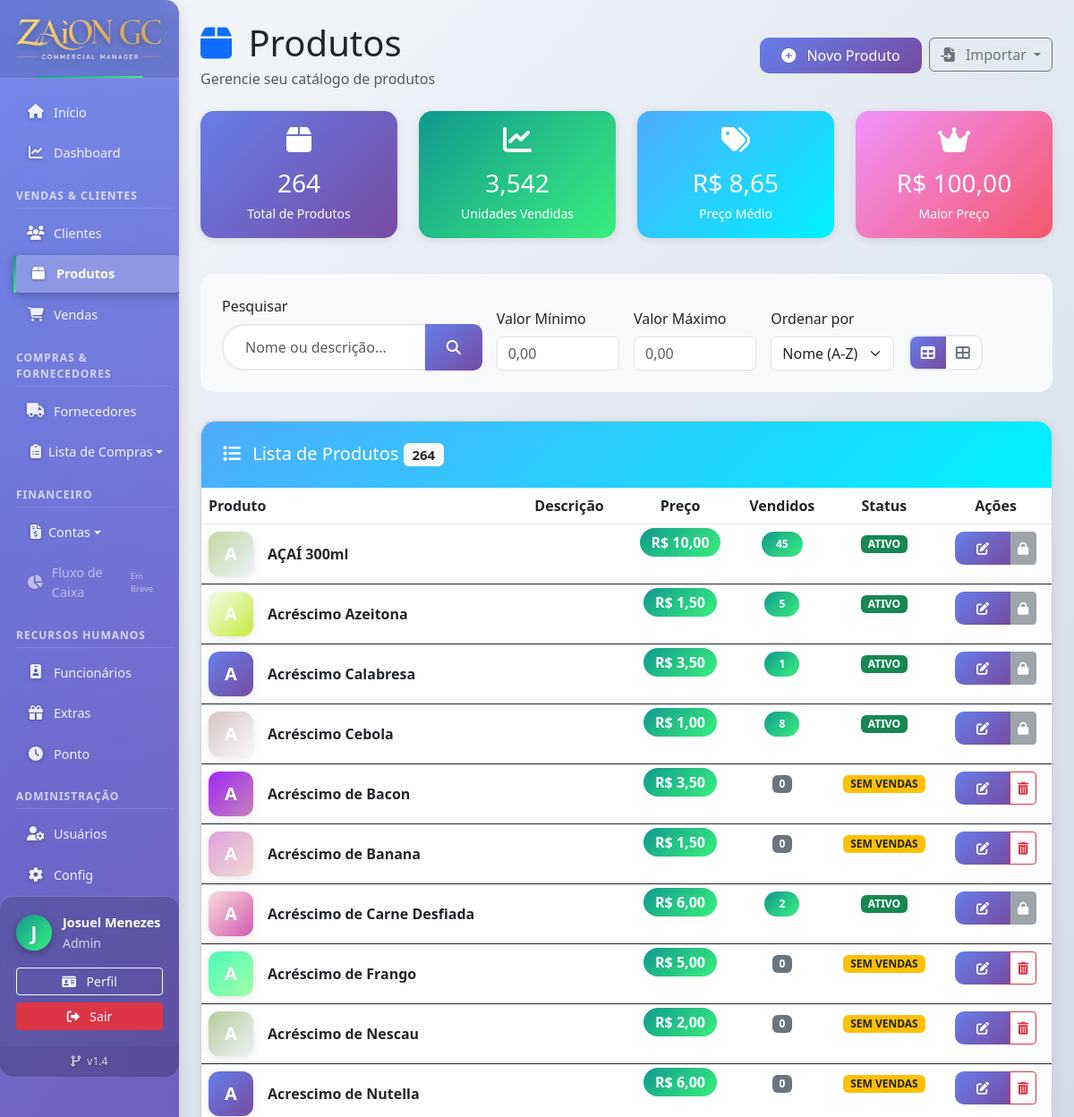
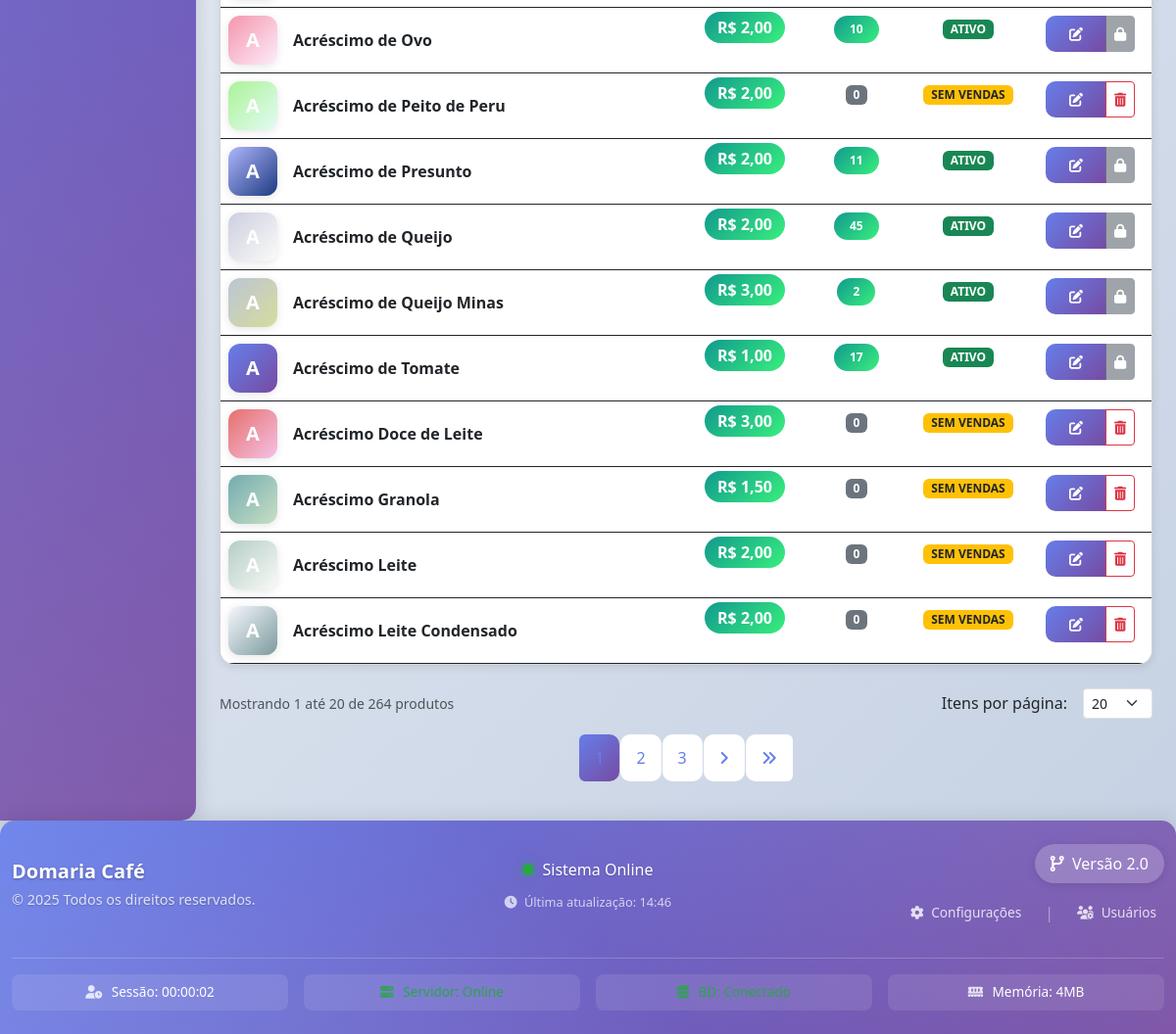
Page /produtos/listar.php (signed in) on the committed database (2 pictures, top to bottom).
### tables this page shows
CREATE TABLE `produtos` (
  `id` int NOT NULL,
  `nome` varchar(100) NOT NULL,
  `descricao` text,
  `valor_venda` decimal(10,2) NOT NULL,
  `data_cadastro` timestamp NOT NULL DEFAULT CURRENT_TIMESTAMP
);

### produtos/listar.php (the view, shortened to what the rows shown need)
<?php
require_once '../config/database.php';
$pagina = isset($_GET['pagina']) ? intval($_GET['pagina']) : 1;
$por_pagina = isset($_GET['por_pagina']) ? intval($_GET['por_pagina']) : 20;
$offset = ($pagina - 1) * $por_pagina;
$ordenacao = isset($_GET['ordenacao']) ? $_GET['ordenacao'] : 'nome_asc';
$visualizacao = isset($_GET['visualizacao']) ? $_GET['visualizacao'] : 'tabela';
$where = "1=1";
switch ($ordenacao) {
    case 'nome_asc':
    default:
        $order_by = "p.nome ASC";
        break;
}
$sql = "SELECT p.*,
        COALESCE((SELECT SUM(iv.quantidade) FROM itens_venda iv WHERE iv.produto_id = p.id), 0) as vendidos,
        DATE(p.data_cadastro) as data_cadastro_formatada
        FROM produtos p
        WHERE $where
        ORDER BY $order_by
        LIMIT $offset, $por_pagina";
$result = $conn->query($sql);
include '../includes/header.php';
?>
<div class="d-flex justify-content-between align-items-center mb-4">
    <div>
        <h1 class="mb-1">
            <i class="fas fa-box text-primary me-2"></i>
            Produtos
        </h1>
    </div>
</div>
<?php if ($result && $result->num_rows > 0): ?>
    <?php if ($visualizacao == 'cards'): ?>
        <div class="row">
            <?php while ($produto = $result->fetch_assoc()): ?>
                <div class="col-lg-4 col-md-6 mb-4">
                    <div class="card product-card h-100">
                        <div class="card-body">
                            <div class="d-flex align-items-start mb-3">
                                <div class="product-avatar me-3" style="background: linear-gradient(135deg, <?php echo sprintf('#%06X', crc32($produto['nome'])); ?>, <?php echo sprintf('#%06X', crc32($produto['nome']) + 100000); ?>);">
                                    <?php echo strtoupper(substr($produto['nome'], 0, 1)); ?>
                                </div>
                                <div class="flex-grow-1">
                                    <h5 class="card-title mb-1"><?php echo htmlspecialchars($produto['nome']); ?></h5>
                                    <p class="text-muted small mb-2"><?php echo htmlspecialchars($produto['descricao'] ?? ''); ?></p>
                                    <div class="d-flex justify-content-between align-items-center mb-3">
                                        <span class="price-tag">R$ <?php echo number_format($produto['valor_venda'], 2, ',', '.'); ?></span>
                                        <?php if ($produto['vendidos'] > 0): ?>
                                            <span class="badge badge-vendido"><?php echo $produto['vendidos']; ?> vendidos</span>
                                        <?php else: ?>
                                            <span class="badge bg-secondary">Sem vendas</span>
                                        <?php endif; ?>
                                    </div>
                                    <?php
                                    $data_cadastro = strtotime($produto['data_cadastro']);
                                    $dias_desde_cadastro = (time() - $data_cadastro) / (60 * 60 * 24);
                                    if ($dias_desde_cadastro <= 7):
                                    ?>
                                        <span class="badge badge-novo mb-2">NOVO</span>
                                    <?php endif; ?>
                                </div>
                            </div>
                            <div class="d-flex gap-2">
                                <a href="editar.php?id=<?php echo $produto['id']; ?>" class="btn btn-gradient flex-fill">
                                    <i class="fas fa-edit me-1"></i> Editar
                                </a>
                                <?php if ($produto['vendidos'] == 0): ?>
                                    <button onclick="confirmarExclusao(<?php echo $produto['id']; ?>, '<?php echo addslashes($produto['nome']); ?>')"
                                            class="btn btn-outline-danger">
                                        <i class="fas fa-trash-alt"></i>
                                    </button>
                                <?php endif; ?>
                            </div>
                        </div>
                    </div>
                </div>
            <?php endwhile; ?>
        </div>
    <?php else: ?>
        <div class="card table-modern">
            <div class="table-responsive">
                <table class="table table-hover mb-0">
                    <thead>
                        <tr>
                            <th>Produto</th>
                            <th>Descrição</th>
                            <th class="text-center">Preço</th>
                            <th class="text-center">Vendidos</th>
                            <th class="text-center">Status</th>
                            <th class="text-center">Ações</th>
                        </tr>
                    </thead>
                    <tbody>
                        <?php
                        $result = $conn->query($sql);
                        while ($produto = $result->fetch_assoc()):
                        ?>
                            <tr>
                                <td>
                                    <div class="d-flex align-items-center">
                                        <div class="product-avatar me-3" style="background: linear-gradient(135deg, <?php echo sprintf('#%06X', crc32($produto['nome'])); ?>, <?php echo sprintf('#%06X', crc32($produto['nome']) + 100000); ?>);">
                                            <?php echo strtoupper(substr($produto['nome'], 0, 1)); ?>
                                        </div>
                                        <div>
                                            <strong><?php echo htmlspecialchars($produto['nome']); ?></strong>
                                        </div>
                                    </div>
                                </td>
                                <td>
                                </td>
                                <td class="text-center">
                                    <span class="price-tag">R$ <?php echo number_format($produto['valor_venda'], 2, ',', '.'); ?></span>
                                </td>
                                <td class="text-center">
                                    <?php if ($produto['vendidos'] > 0): ?>
                                        <span class="badge badge-vendido"><?php echo $produto['vendidos']; ?></span>
                                    <?php else: ?>
                                        <span class="badge bg-secondary">0</span>
                                    <?php endif; ?>
                                </td>
                                <td class="text-center">
                                    <?php
                                    $data_cadastro = strtotime($produto['data_cadastro']);
                                    $dias_desde_cadastro = (time() - $data_cadastro) / (60 * 60 * 24);
                                    if ($dias_desde_cadastro <= 7):
                                    ?>
                                        <span class="badge badge-novo">NOVO</span>
                                    <?php elseif ($produto['vendidos'] > 0): ?>
                                        <span class="badge bg-success">ATIVO</span>
                                    <?php else: ?>
                                        <span class="badge bg-warning text-dark">SEM VENDAS</span>
                                    <?php endif; ?>
                                </td>
                                <td class="text-center">
                                    <div class="btn-group">
                                        <a href="editar.php?id=<?php echo $produto['id']; ?>"
                                           class="btn btn-sm btn-gradient" data-bs-toggle="tooltip" title="Editar">
                                            <i class="fas fa-edit"></i>
                                        </a>
                                        <?php if ($produto['vendidos'] == 0): ?>
                                            <button onclick="confirmarExclusao(<?php echo $produto['id']; ?>, '<?php echo addslashes($produto['nome']); ?>')"
                                                    class="btn btn-sm btn-outline-danger" data-bs-toggle="tooltip" title="Excluir">
                                                <i class="fas fa-trash-alt"></i>
                                            </button>
                                        <?php else: ?>
                                            <button type="button" class="btn btn-sm btn-secondary" disabled
                                                    data-bs-toggle="tooltip" title="Produto com vendas não pode ser excluído">
                                                <i class="fas fa-lock"></i>
                                            </button>
                                        <?php endif; ?>
                                    </div>
                                </td>
                            </tr>
                        <?php endwhile; ?>
                    </tbody>
                </table>
            </div>
        </div>
    <?php endif; ?>
<?php endif; ?>
<link rel="stylesheet" href="https://cdn.jsdelivr.net/npm/sweetalert2@11/dist/sweetalert2.min.css">
<?php include '../includes/footer.php'; ?>

### rows in the picture
produtos: nome "A", nome "AÇAÍ 300ml", valor_venda "10,00", vendidos "45", shows "ATIVO"
produtos: nome "A", nome "Acréscimo Azeitona", valor_venda "1,50", vendidos "5", shows "ATIVO"
produtos: nome "A", nome "Acréscimo Calabresa", valor_venda "3,50", vendidos "1", shows "ATIVO"
produtos: nome "A", nome "Acréscimo Cebola", valor_venda "1,00", vendidos "8", shows "ATIVO"
produtos: nome "A", nome "Acréscimo de Bacon", valor_venda "3,50", shows "SEM VENDAS"
produtos: nome "A", nome "Acréscimo de Banana", valor_venda "1,50", shows "SEM VENDAS"
produtos: nome "A", nome "Acréscimo de Carne Desfiada", valor_venda "6,00", vendidos "2", shows "ATIVO"
produtos: nome "A", nome "Acréscimo de Frango", valor_venda "5,00", shows "SEM VENDAS"
produtos: nome "A", nome "Acréscimo de Nescau", valor_venda "2,00", shows "SEM VENDAS"
produtos: nome "A", nome "Acrescimo de Nutella", valor_venda "6,00", shows "SEM VENDAS"
produtos: nome "A", nome "Acréscimo de Ovo", valor_venda "2,00", vendidos "10", shows "ATIVO"
produtos: nome "A", nome "Acréscimo de Peito de Peru", valor_venda "2,00", shows "SEM VENDAS"
produtos: nome "A", nome "Acréscimo de Presunto", valor_venda "2,00", vendidos "11", shows "ATIVO"
produtos: nome "A", nome "Acréscimo de Queijo", valor_venda "2,00", vendidos "45", shows "ATIVO"
produtos: nome "A", nome "Acréscimo de Queijo Minas", valor_venda "3,00", vendidos "2", shows "ATIVO"
produtos: nome "A", nome "Acréscimo de Tomate", valor_venda "1,00", vendidos "17", shows "ATIVO"
produtos: nome "A", nome "Acréscimo Doce de Leite", valor_venda "3,00", shows "SEM VENDAS"
produtos: nome "A", nome "Acréscimo Granola", valor_venda "1,50", shows "SEM VENDAS"
produtos: nome "A", nome "Acréscimo Leite", valor_venda "2,00", shows "SEM VENDAS"
produtos: nome "A", nome "Acréscimo Leite Condensado", valor_venda "2,00", shows "SEM VENDAS"

### other values in the picture
substr($_SESSION['usuario_nome'] ?? 'U', 0, 1) "J"
$_SESSION['usuario_nome'] "Josuel Menezes"
$_SESSION['nivel_acesso'] "Admin"
$versao_sistema "1.4"
$stats['total_produtos'] "264"
$stats['total_vendido'] "3,542"
$stats['preco_medio'] "8,65"
$stats['preco_maximo'] "100,00"
$total_registros "264"
min($pagina * $por_pagina, $total_registros) "20"
$empresa_nome "Domaria Café"
$versao_sistema "2.0"
memory_get_usage(true) / 1024 / 1024 "4"
